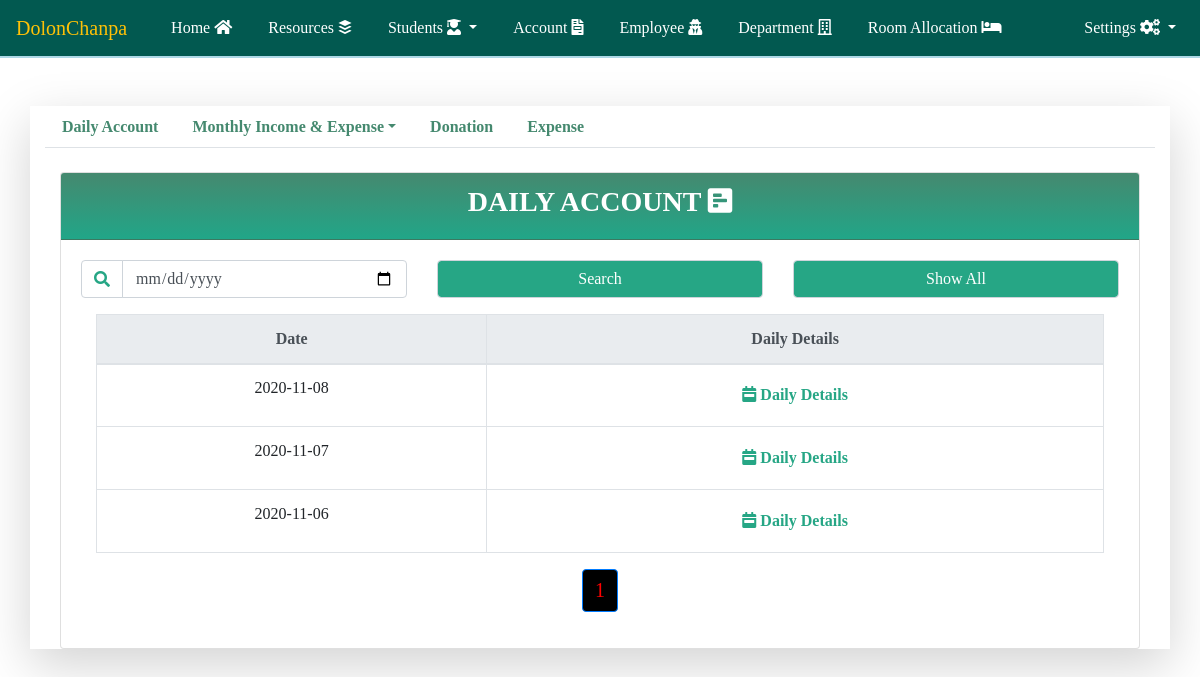
The app's page /daily_account.php (signed in) with its own data.
### tables this page shows
CREATE TABLE `daily_account_common_date` (
  `id` int(255) NOT NULL,
  `date` date NOT NULL
);

### daily_account.php (the view, shortened to what this page needs)
<?php include("database_connection.php");?>
<?php include('header.php')?>
<?php include('account_header.php')?>
<?php include('pagination.php')?>
<?php
    function display_content($run,$offset,$total)
    {
        include('database_connection.php');
        if(empty($run))
        {
            $select_daily_account_cmn_date = "SELECT * FROM `daily_account_common_date` ORDER BY date DESC LIMIT $offset, $total";
            $run = mysqli_query($conn, $select_daily_account_cmn_date);
        }
        ?>
        <table class = "table table-bordered table-hover text-center table-responsive-sm ">
            <tr>
                <thead class ="thead-light">
                    <th>Date</th>
                    <th>Daily Details</th>
                </thead>
            </tr>
            <?php
            while($row = mysqli_fetch_assoc($run))
            {
                ?>
                <tr>
                    <td><?php echo $row['date'] ?></td>
                    <td>
                        <a class = "btn btn_color" href="daily_details.php?date=<?php echo $row['date']?>"><b><span><i class="fas fa-calendar-week"></i></span> Daily Details</b></a>
                    </td>
                </tr>
                <?php
            }
            ?>
        </table>
        <?php
    }
?>
<div class="container tab-pane"><br>
    <div class="row justify-content-center">
        <div class="col-lg-12 col-12" id = "source_div">
            <div class="card">
                <div class="card-header">
                    <div class="row justify-content-center">
                        <div class="col-lg-6 col-md-6 col-12">
                            <h3 class ="text-center card_header_color text-uppercase">Daily Account <span><i class="fas fa-poll-h"></i></span></h3>
                        </div>
                    </div>
                </div>
                <div class="card-body">
                    <form action="" method = "POST">
                        <div class="row justify-content-center">
                            <div class="col-lg-4 col-md-4 col-12 mb-3">
                                <div class="input-group">
                                    <div class="input-group-prepend">
                                        <span class = "input-group-text"><i class = "fas fa-search"></i></span>
                                    </div>
                                    <input type="date" class = "form-control" name = "search_date_wise" value = "<?php if(isset($_POST['show_all']))
                                    {
                                        echo "";
                                    }
                                    else if(isset($_POST['search_date_wise']))
                                    {
                                        echo "$_POST[search_date_wise]";
                                    }?>">
                                </div>
                            </div>
                            <div class="col-lg-4 col-12 text-center mb-3 ">
                                <input type="submit" name="search" value="Search" class = "form-control btn_color_employee">
                            </div>
                            <div class="col-lg-4  col-12 text-center mb-3 ">
                                <input type="submit" class ="form-control btn_color_employee" name = "show_all" value = "Show All">
                            </div>
                        </div>
                    </form>
                    <?php
                    if(isset($_POST['search']))
                    {
                        $date = $_POST['search_date_wise'];
                        if($date!=NULL)
                        {
                            $search_qry = "SELECT * FROM `daily_account_common_date` WHERE `date` = '$date'";
                        }
                        else
                        {
                            ?>
                            <script>
                                window.alert("Pleas Select Date");
                                window.location = "daily_account.php";
                            </script>
                            <?php
                        }
                        $run_search_qry = mysqli_query($conn, $search_qry);
                        ?>
                        <div class="col-lg-12 col-12">
                            <?php display_content($run_search_qry,0,0); ?>
                        </div>
                        <?php
                    }
                    else
                    {
                        ?>
                        <div class="col-lg-12 col-12">
                            <?php
                            $run = 0;
                            $page_name = 'daily_account';
                            pagination($run, $page_name);
                            ?>
                        </div>
                        <?php
                    }
                    ?>
                </div>
            </div>
        </div>
    </div>
</div>
<?php include('account_footer.php')?>
<?php include('footer.php')?>

### css/style.css (style rules this page uses)
body { font-family: 'sans-serif'; }
.card-header { padding: .75rem 1.25rem; margin-bottom: 0; background-image: linear-gradient(#45896F, #21A688); border-bottom: 1px solid rgba(0,0,0,.125); }
.card_header_color { color: white; font-weight: bold; }
.btn_color { color:#26A685; transition: color 1000ms ease, background-color 500ms ease; }
.btn_color_employee { background-color: #26A685; color:white; transition: color 1000ms ease, background-color 500ms ease; }
.input-group-text { display: -ms-flexbox; display: flex; -ms-flex-align: center; align-items: center; padding: .375rem .75rem; margin-bottom: 0; font-size: 1rem; font-weight: 400; line-height: 1.5; color: #26A685; text-align: center; white-space: nowrap; background-color: white; border: 1px solid #ced4da; border-right-color: rgb(206, 212, 218); border-right-style: solid; border-right-width: 1px; }

### records on screen
daily_account_common_date: date "2020-11-08"
daily_account_common_date: date "2020-11-07"
daily_account_common_date: date "2020-11-06"
